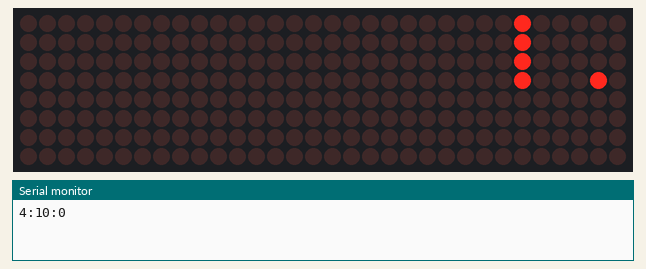
Recording of a program running on a simulated Arduino Nano, built with avr-gcc and run on an emulated ATmega328P. On the bench: 32×8 LED matrix, the last lines printed to the serial monitor. The local clock reads 2024-03-15 10:24:30 at power-on unless the program sets it.

Above: at 0.1 s.
At 46.3 s:
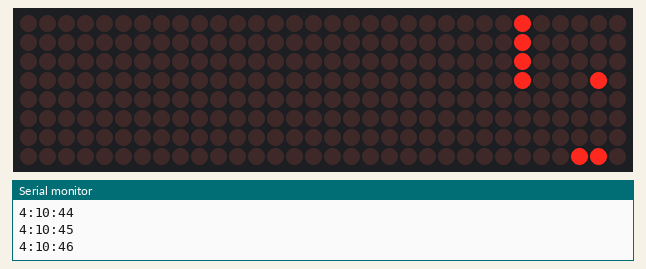
At 85.5 s:
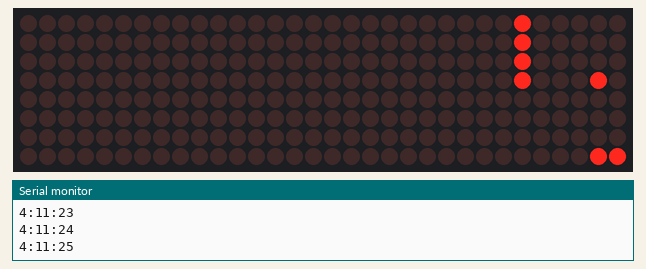
At 119.7 s:
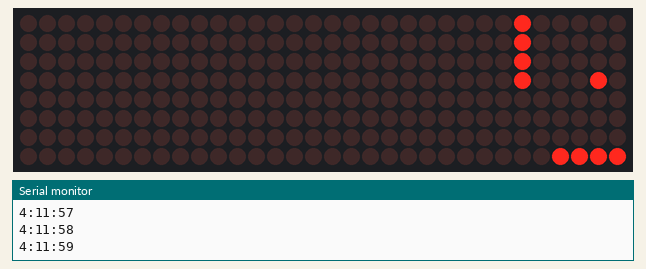

The program:

main.cpp
```cpp
#include "MD_MAX72xx.h"
#include "MD_Parola.h"
#include "Parola_Fonts_data.h"
#include "SPI.h"
#include "virtuabotixRTC.h"

// == DISPLAY ==========

// Define hardware type, size, and output pins:
#define HARDWARE_TYPE MD_MAX72XX::FC16_HW
#define MAX_DEVICES 4
#define CS_PIN 2

// Create a new instance of the MD_Parola class with hardware SPI connection:
MD_Parola myDisplay = MD_Parola(HARDWARE_TYPE, CS_PIN, MAX_DEVICES);

// Setup for software SPI:
#define DATAPIN 11
#define CLK_PIN 13
// MD_Parola myDisplay = MD_Parola(HARDWARE_TYPE, DATA_PIN, CLK_PIN, CS_PIN,
// MAX_DEVICES);

// == CLOCK ==========

#define DS1302_CLK_PIN A5
#define DS1302_DAT_PIN A4
#define DS1302_RST_PIN A3

#define CURRENT_SECONDS 00
#define CURRENT_MINUTES 10
#define CURRENT_HOURS 4
#define CURRENT_DAY_OF_WEEK 5
#define CURRENT_DAY_OF_MONTH 9
#define CURRENT_MONTH 07
#define CURRENT_YEAR 2026

virtuabotixRTC RTC(DS1302_CLK_PIN, DS1302_DAT_PIN, DS1302_RST_PIN);

// == END CONFIGURATION ==========

// get number of empty cells at month start
int getLeadingOffset(int year, int month) {
	// Zellers congruence
	if (month < 3) {
		month += 12;
		year -= 1;
	}
	int k = year % 100;
	int j = year / 100;
	int h = (1 + 13 * (month + 1) / 5 + k + k / 4 + j / 4 + 5 * j) % 7;
	// h: 0=Sat, 1=Sun, 2=Mon, 3=Tue, 4=Wed, 5=Thu, 6=Fri

	int weekdayMon0 = (h + 5) % 7; // into 0=Mon..6=Sun

	return weekdayMon0;
}

struct Vec2 {
  double x;
  double y;
};

Vec2 dayToCoord(int year, int month, int day) {
  int y = day / 7;
  int x = (getLeadingOffset(year, month)) + ( day - (7 * y) );

  return Vec2{x - 1, y};
}

void displayDate(int year, int month, int day) {
  Vec2 pos = dayToCoord(year, month, day);

  myDisplay.getGraphicObject()->setPoint(pos.x, pos.y, true);
}

void displayHours(int hours) {
	Vec2 pos = Vec2{0,0};
	for(int i = 0; i < hours; i++) {
		if (pos.x > 7) {
			pos.x = 0;
			pos.y++;
		};

		myDisplay.getGraphicObject()->setPoint(pos.x, pos.y+5, true);
		pos.x++;
	};
}

void displaySeconds(int seconds) {
	for(int i = 0; i < seconds/12; i++) {
		myDisplay.getGraphicObject()->setPoint(7, i, true);
	};

	if (seconds>12) {
		myDisplay.getGraphicObject()->setPoint(7, 0, seconds%2);
	}
}


void setup() {
	Serial.begin(9600);

  RTC.setDS1302Time(CURRENT_SECONDS, CURRENT_MINUTES, CURRENT_HOURS,
                    CURRENT_DAY_OF_WEEK, CURRENT_DAY_OF_MONTH, CURRENT_MONTH,
                    CURRENT_YEAR);

  // Intialize screen:
  myDisplay.begin();
  myDisplay.setFont(_fontVertical);
  // Set the inDnsity (brightness) of the display (0-15):
  myDisplay.setIntensity(0);
  // Clear the display:
  myDisplay.displayClear();
  // myDisplay.setZoneEffect(0, true, PA_FLIP_UD);
  // myDisplay.setZoneEffect(0, true, PA_FLIP_LR);
  // myDisplay.displayText("Scrolling text", PA_CENTER, 100, 0, PA_SCROLL_LEFT,
  // PA_SCROLL_LEFT);
}

void loop() {
	RTC.updateTime();
  myDisplay.displayClear();

	displayDate(RTC.year, RTC.month, RTC.dayofmonth);
	displayHours(RTC.hours);
	displaySeconds(RTC.seconds);

	if (Serial) {
		Serial.print(RTC.hours);
		Serial.print(":");
		Serial.print(RTC.minutes);
		Serial.print(":");
		Serial.print(RTC.seconds);
		Serial.println();
	}

	delay(1*1000);
}
```

Source omitted: a_Fonts_data.h (data table, 12343 bytes)

Measured:
- what the display in image 3 shows lasts 1.0 s, from 119.6 s to 120.6 s
